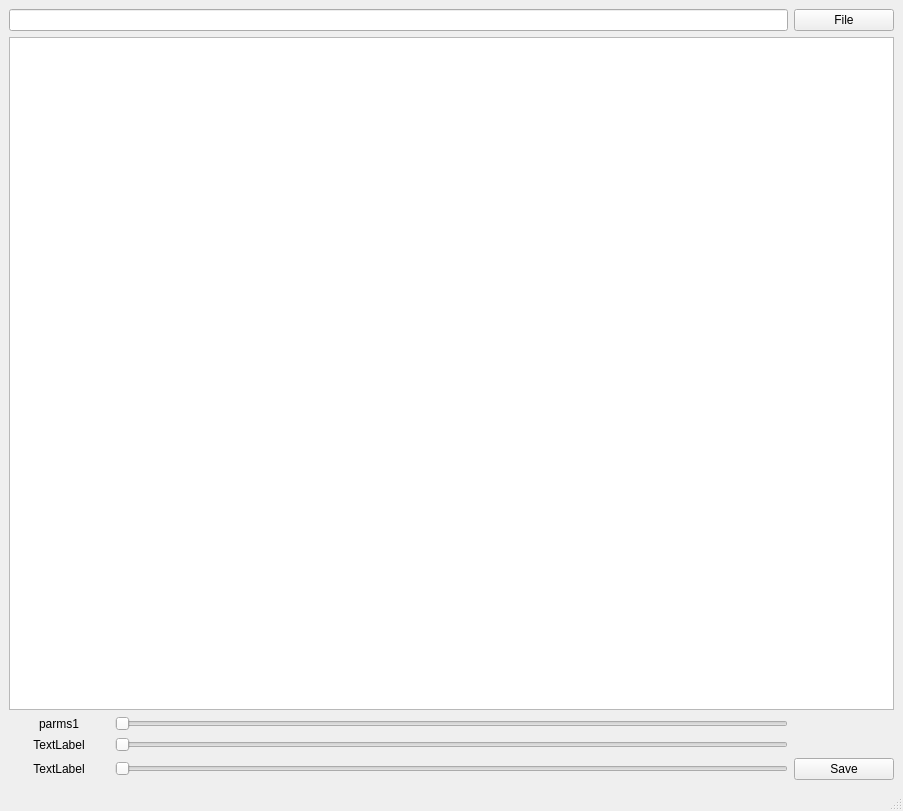
<?xml version="1.0" encoding="UTF-8"?>
<ui version="4.0">
 <class>MainWindow</class>
 <widget class="QMainWindow" name="MainWindow">
  <property name="geometry">
   <rect>
    <x>0</x>
    <y>0</y>
    <width>903</width>
    <height>811</height>
   </rect>
  </property>
  <property name="windowTitle">
   <string>MainWindow</string>
  </property>
  <widget class="QWidget" name="centralwidget">
   <layout class="QGridLayout" name="gridLayout_2">
    <item row="0" column="0">
     <layout class="QGridLayout" name="gridLayout">
      <item row="3" column="0">
       <widget class="QLabel" name="label_2">
        <property name="maximumSize">
         <size>
          <width>100</width>
          <height>16777215</height>
         </size>
        </property>
        <property name="text">
         <string>TextLabel</string>
        </property>
        <property name="alignment">
         <set>Qt::AlignCenter</set>
        </property>
       </widget>
      </item>
      <item row="1" column="0" colspan="4">
       <widget class="QGraphicsView" name="graphicsView"/>
      </item>
      <item row="2" column="0">
       <widget class="QLabel" name="label">
        <property name="maximumSize">
         <size>
          <width>100</width>
          <height>16777215</height>
         </size>
        </property>
        <property name="text">
         <string>parms1</string>
        </property>
        <property name="alignment">
         <set>Qt::AlignCenter</set>
        </property>
       </widget>
      </item>
      <item row="4" column="3">
       <widget class="QPushButton" name="saveBtn">
        <property name="maximumSize">
         <size>
          <width>100</width>
          <height>16777215</height>
         </size>
        </property>
        <property name="text">
         <string>Save</string>
        </property>
       </widget>
      </item>
      <item row="4" column="0">
       <widget class="QLabel" name="label_3">
        <property name="maximumSize">
         <size>
          <width>100</width>
          <height>16777215</height>
         </size>
        </property>
        <property name="text">
         <string>TextLabel</string>
        </property>
        <property name="alignment">
         <set>Qt::AlignCenter</set>
        </property>
       </widget>
      </item>
      <item row="0" column="3">
       <widget class="QPushButton" name="fileSelectBtn">
        <property name="text">
         <string>File</string>
        </property>
       </widget>
      </item>
      <item row="0" column="0" colspan="3">
       <widget class="QLineEdit" name="lineEdit"/>
      </item>
      <item row="4" column="1" colspan="2">
       <widget class="QSlider" name="horizontalSlider_3">
        <property name="orientation">
         <enum>Qt::Horizontal</enum>
        </property>
       </widget>
      </item>
      <item row="3" column="1" colspan="2">
       <widget class="QSlider" name="horizontalSlider_2">
        <property name="orientation">
         <enum>Qt::Horizontal</enum>
        </property>
       </widget>
      </item>
      <item row="2" column="1" colspan="2">
       <widget class="QSlider" name="slider1">
        <property name="orientation">
         <enum>Qt::Horizontal</enum>
        </property>
       </widget>
      </item>
     </layout>
    </item>
   </layout>
  </widget>
  <widget class="QMenuBar" name="menubar">
   <property name="geometry">
    <rect>
     <x>0</x>
     <y>0</y>
     <width>903</width>
     <height>22</height>
    </rect>
   </property>
  </widget>
  <widget class="QStatusBar" name="statusbar"/>
 </widget>
 <resources/>
 <connections/>
</ui>
